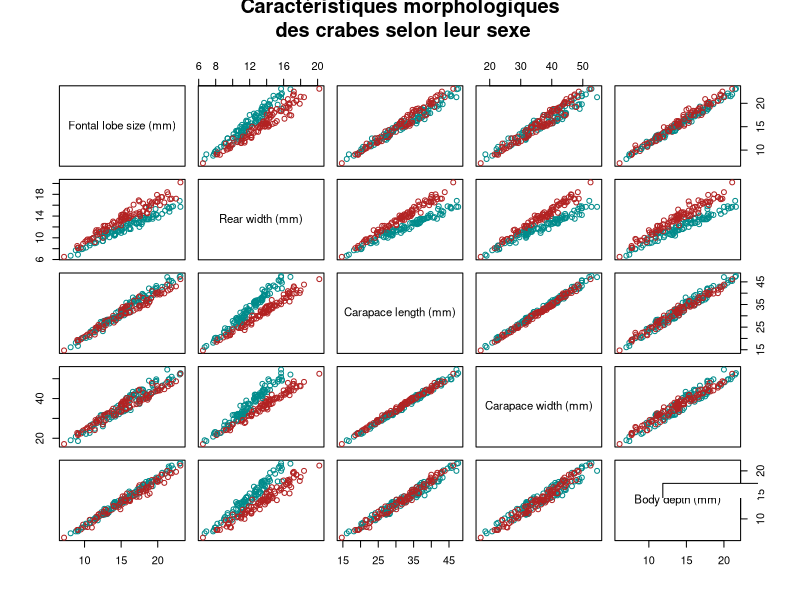
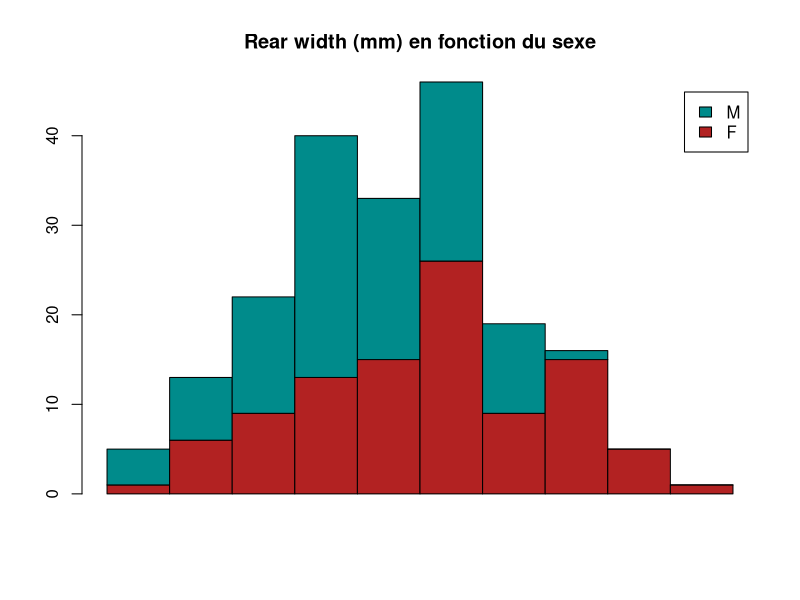
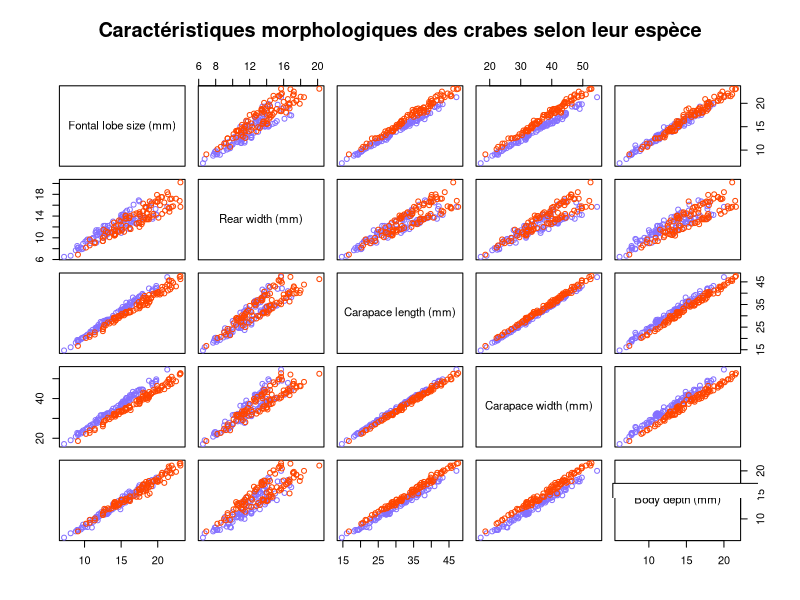
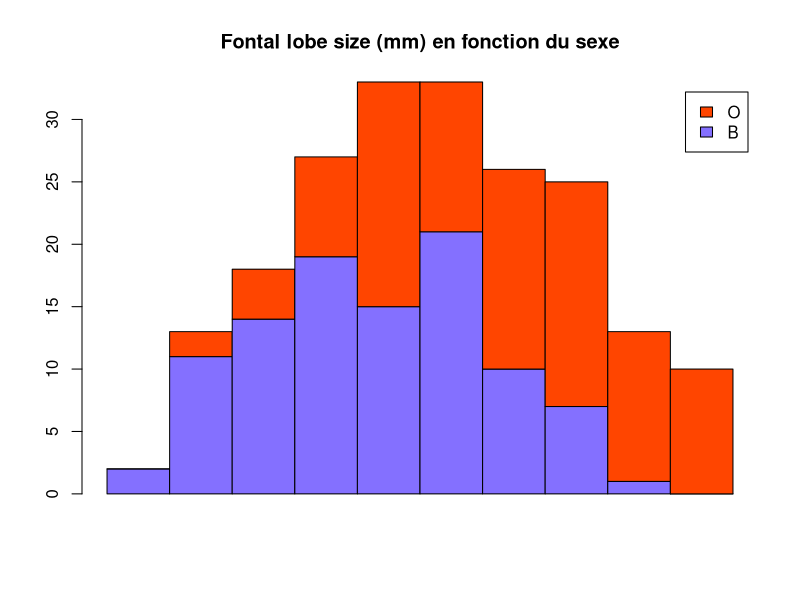
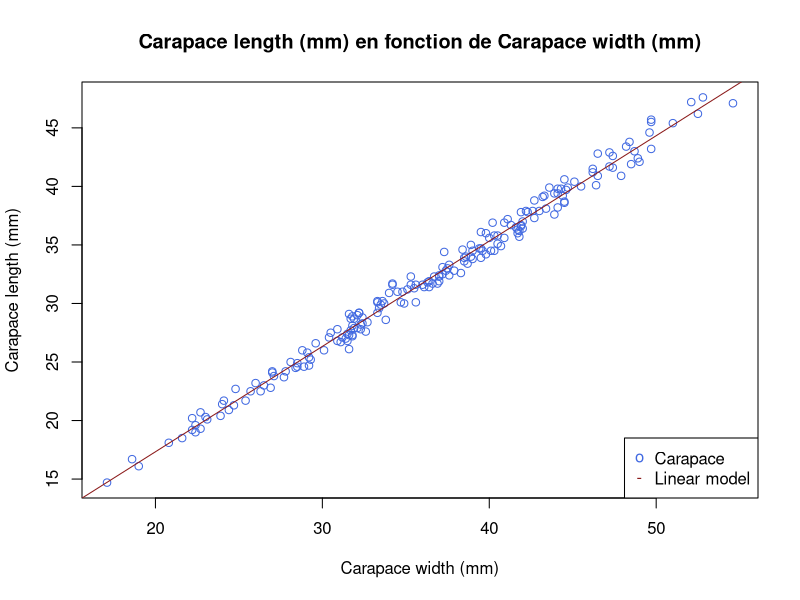

Source code (R) for these figures, in order:
library(sm) # Chargement de sm

library(MASS)
data(crabs)
crabsquant <- crabs[,4:8]


############################### Question 1 ############################### 

table(crabs$sex) # Autant de femelles que de mâles
table(crabs$sp) # Autant d'espèces O que d'espèces B

labelsNames <- c("Fontal lobe size (mm)", "Rear width (mm)", "Carapace length (mm)",
                "Carapace width (mm)", "Body depth (mm)")

plot(crabsquant, main="Caractéristiques morphologiques\n des crabes selon leur sexe", 
	pch=21, 
	col=c("firebrick", "darkcyan")[crabs[,2]],
	labels=labelsNames	
	)
legend("bottomright", 200,legend=c("Femelle", "Mâle"), col = c("firebrick", "darkcyan"), pch = 21, inset=0)
# Il semblerait que le sexe impacte notablement le paramètre "Rear width" 

pause()

inter <- seq(min(crabs$RW), max(crabs$RW), by=(max(crabs$RW)-min(crabs$RW))/10)
# Création d'un vecteur commencant par le plus petit RW et se terminant par le plus grand RW
# Le pas est de (1/10 * max-min) -> le vecteur contient donc 11 valeurs
hF <- hist(plot=F, crabs$RW[crabs$sex=='F'], breaks=inter)
# Une list de 'breaks' (les valeurs limites de chaque 'bin') et du nombre de valeurs dans chaque bin 
# est retournée.
hM <- hist(plot=F, crabs$RW[crabs$sex=='M'], breaks=inter)
# Une list de 'breaks' (les valeurs limites de chaque 'bin') et du nombre de valeurs dans chaque bin 
# est retournée.

barplot(rbind(hF$counts,hM$counts),space=0,
legend=levels(crabs$sex), main="Rear width (mm) en fonction du sexe", col=c('firebrick', 'darkcyan'))

pause()

plot(crabsquant, main="Caractéristiques morphologiques des crabes selon leur espèce", 
	pch=21, 
	col=c("lightslateblue", "orangered")[crabs[,1]],
	labels=labelsNames)
legend("bottomright", 200,legend=c("Espèce bleue", "Espèce orange"), col = c("lightslateblue", "orangered"), pch = 21, inset=0)
# Il semblerait que les paramètres "Carapace width" et "Fontal lobe size" soient
# impactés par l'espèce de crabe

pause()

inter <- seq(min(crabs$FL), max(crabs$FL), by=(max(crabs$FL)-min(crabs$FL))/10)
# Création d'un vecteur commencant par le plus petit FL et se terminant par le plus grand FL
# Le pas est de (1/10 * max-min) -> le vecteur contient donc 11 valeurs
hB <- hist(plot=F, crabs$FL[crabs$sp=='B'], breaks=inter)
# Une list de 'breaks' (les valeurs limites de chaque 'bin') et du nombre de valeurs dans chaque bin 
# est retournée.
hO <- hist(plot=F, crabs$FL[crabs$sp=='O'], breaks=inter)
# Une list de 'breaks' (les valeurs limites de chaque 'bin') et du nombre de valeurs dans chaque bin 
# est retournée.

barplot(rbind(hB$counts,hO$counts),space=0,
legend=levels(crabs$sp), main="Fontal lobe size (mm) en fonction du sexe", col=c('lightslateblue', 'orangered'))
pause()


############################### Question 2 ############################### 

# Graphiquement, on remarque assez facilement l'existence de corrélations, de relations linéaires
# entre toutes les variables quantitatives prises 2 à 2.

print(cov(crabsquant))
# Le calcul de la matrice de variance-covariance empirique semble confirmer l'existence de corrélations entre 
# entre les différentes variables.
pause()

# Afin d'illustrer mes dires, je vais réaliser un test de corélation entre les variables 
# Carapace length (mm) et Carapace width (mm). L'hypothèse nulle de ce test est l'absence de 
# corrélation entre ces deux variables.
print(cor.test(crabsquant$CL , crabsquant$CW))
# Le degré de signification (p-value) est striment inférieur à 2.2e-16. Cela signifie que pour
# un niveau de signification (alpha) de 1%, on s'autoriserait à rejeter l'hypothèse nulle.
# Il y a donc corrélation entre les deux variables.
# Cette corrélation semble linéaire.

pause()

# Afin de prouve cela, nous allons tenter une régression linéaire entre ces deux variables
lM <- lm(crabsquant$CL ~ crabsquant$CW)
print(lM) # On peut consulter le modèle (l'ordonnée à l'origine et le coefficient directeur)

pause()

plot(crabsquant$CW, crabsquant$CL, col="royalblue", main="Carapace length (mm) en fonction de Carapace width (mm)", xlab="Carapace width (mm)", ylab="Carapace length (mm)")
abline(lM, col="firebrick4")
legend("bottomright", 200, legend=c("Carapace", "Linear model"), col=c("royalblue", "firebrick4"), pch=c('o','-'))
